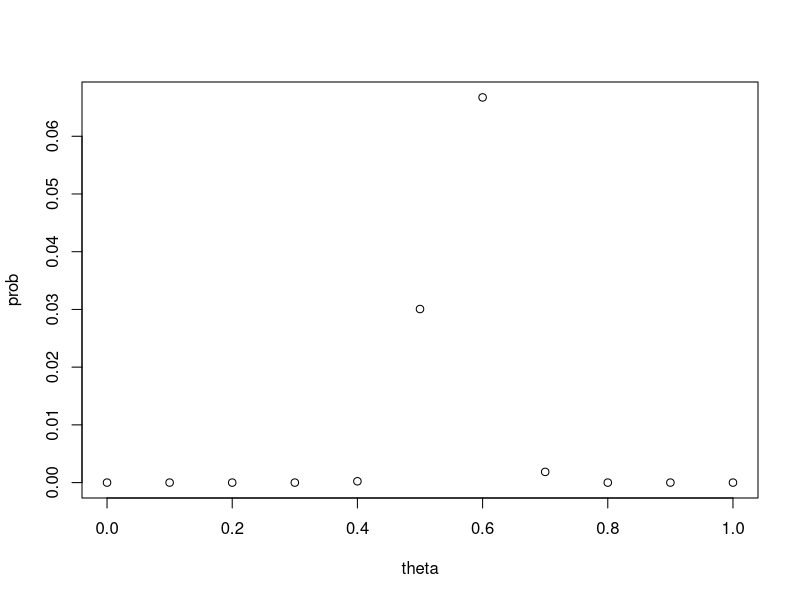
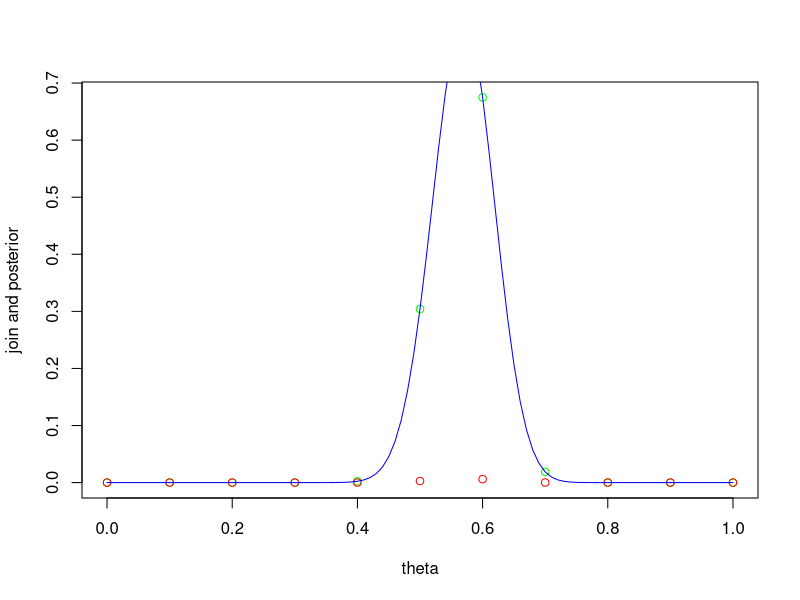
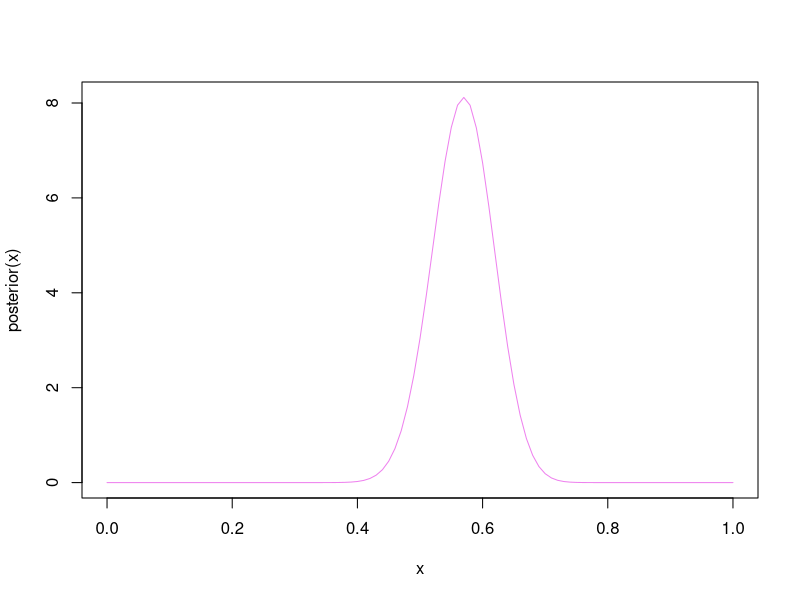
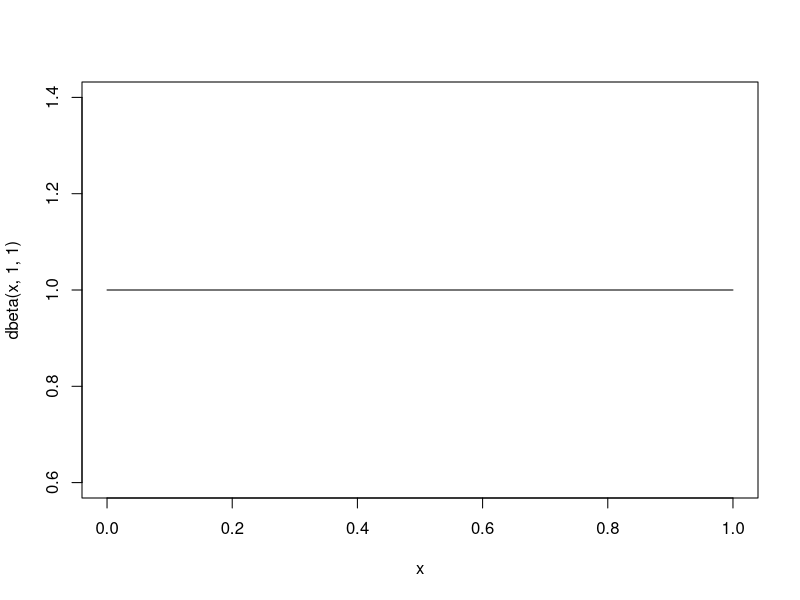
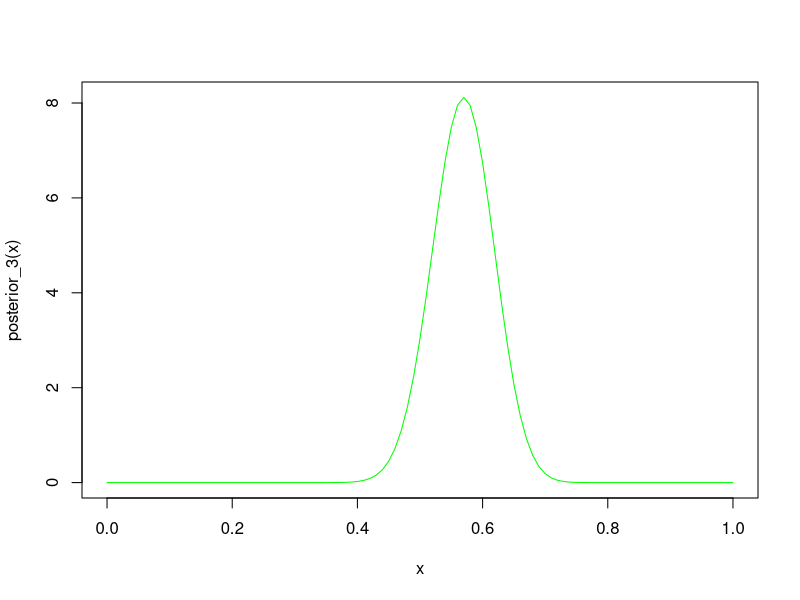
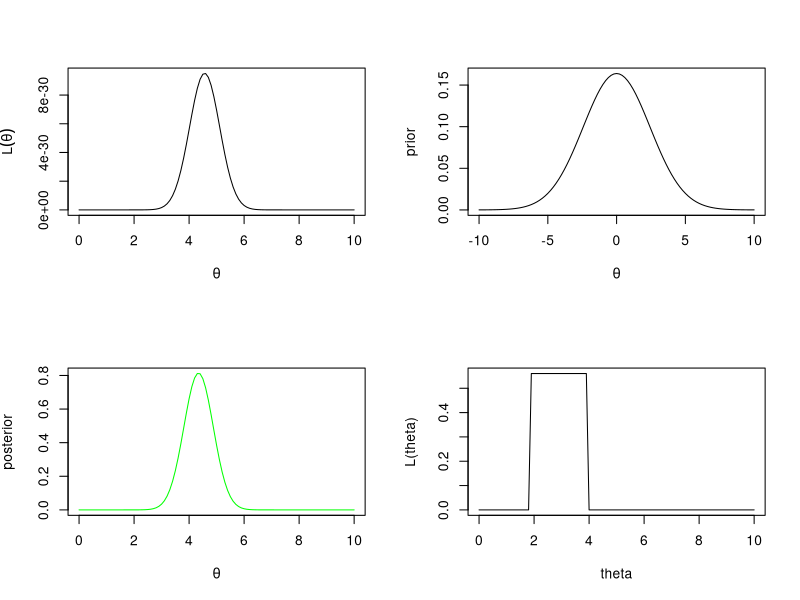
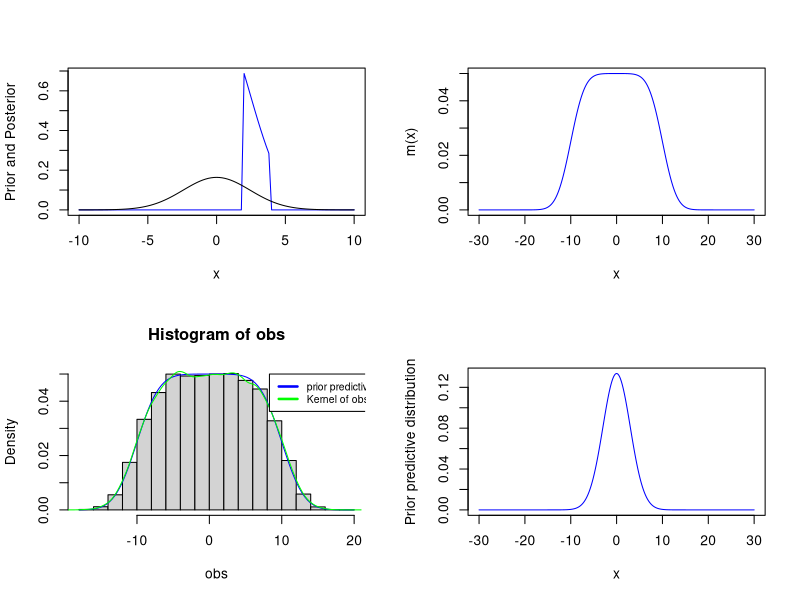

R code for these plots, in order:
## ---- chunk 1
knitr::opts_chunk$set(echo = TRUE, out.width='500px', dpi=200, fig.height = 4)
## ---- chunk 2
theta <- seq(0,1,0.1)
prob_Z.equal.57 <- dbinom(57 ,100, theta)
plot(theta, prob_Z.equal.57, xlab = 'theta' , ylab = 'prob')
## ---- chunk 3
prior <- function(t)  1/11 *(t < 1 & t >0)
L <-  function(t) dbinom(57,100,t)
m <- function(all.theta){
  su <- 0
  for(t in all.theta){
    su <- su + prior(t)*L(t)
  }
  return(su)
}
jn <- function(t) prior(t)*L(t)
posterior <- function(t) prior(t)*L(t)/m(all.theta = theta)
plot(theta ,posterior(theta),type = 'p', col ='green', ylab='join and posterior')
lines(theta ,jn(theta),type = 'p', col ='red')
curve(posterior(x), add = T, col='blue')

## ---- chunk 4
prior <- function(t) dunif(t)*(t>0 & t<1 )
L <-  function(t) dbinom(57,100,t)
joint <- function(t) L(t)*prior(t)
m <- integrate(joint,0,1)

posterior <- function(t) prior(t)*L(t)/m$value
curve(posterior, col = 'violet')

## ---- chunk 5
curve(dbeta(x,1,1))
## ---- chunk 6
prior <- function(t) dbeta(t,1,1)
L <-  function(t) dbinom(57,100,t)
joint <- function(t) L(t)*prior(t)
m <- integrate(joint,0,1)

posterior_3 <- function(t) prior(t)*L(t)/m$value
curve(posterior_3, col = 'green')
## ---- chunk 7
qnorm(0.02)
## ---- chunk 8
par(mfrow = c(2,2))
X.bar <- c(-1.25, 8.77, 1.18, 10.66, 11.81, -6.09, 3.56, 10.85, 4.03, 2.13)

L1 <- function(thet){
  prod=1
  for(x in X.bar){
    prod = prod*dnorm(x, mean=thet, sd=sqrt(3))
  }
  return(prod)
}

#int.1 <- integrate(L1,-Inf,Inf)
#prob1<-function(x) L1(x)/int.1$value
curve(L1, xlab = expression(theta), ylab = expression(L(theta)), from = 0, to = 10)

pr <- function(thet) dnorm(thet, 0, (-5/qnorm(0.02)))
curve(pr, ylab = 'prior', xlab=expression(theta), from = -10, to = 10)

jnt1 <- function(t) L1(t)*pr(t)
m1.x_bar <- integrate(jnt1, -Inf, Inf)
post1 <- function(t) jnt1(t)/m1.x_bar$value

curve(post1, from = 0, to = 10, ylab = expression(posterior), 
      xlab = expression(theta), col='green')
## ---- chunk 9
nu = 0.1687154
w = nu/(nu+ 10/3)
mu = (1-w)*mean(X.bar)
nu.tet = nu + 10/3 
sig= sqrt(1/nu.tet)
z = qnorm(0.02)
cat('mean =',mu,'\n')
c(lower = mu + z*sig, upper= mu - z*sig)

## ---- chunk 10
theta.min <- max(X.bar) - 10
theta.max = min(X.bar) + 10
c(min = theta.min, max = theta.max)
## ---- chunk 11
X.bar <- c(-1.25, 8.77, 1.18, 10.66, 11.81, -6.09, 3.56, 10.85, 4.03, 2.13)

L2 <- function(thet){
  prod=1
  for(x in X.bar){
    prod = 1/12*prod*(x>=thet-10 & x<=thet+10)
  }
  return(prod)
}

int2 <- integrate(L2,-Inf,Inf)
prob2 <- function(x) L2(x)/int2$value
curve(prob2, xlab = 'theta', ylab = 'L(theta)', from = 0, to = 10)
## ---- chunk 12
pr <- function(thet) dnorm(thet, 0, (-5/qnorm(0.02)))


jnt2 <- function(t) L2(t)*pr(t)
m2.x_bar <- integrate(jnt2, -Inf, Inf)
post2 <- function(t) jnt2(t)/m2.x_bar$value
curve(post2, from = -10, to = 10, col='blue',ylab = 'Prior and Posterior')
curve(pr, ylab = 'prior', xlab='theta', add = T)
## ---- chunk 13
mean.int <- function(x) x*post2(x)
E <- integrate(mean.int, -Inf, Inf)
E
## ---- chunk 14
x <- seq(-30,30,0.1)
marginal <- function(x) 1/20*(pnorm((x+10)*sqrt(nu)) - pnorm((x-10)*sqrt(nu)))

x.prob <- marginal(x)
plot(x,x.prob, type= 'l', col='blue',ylab='m(x)')

## ---- chunk 15
marginal <- function(x) 1/20*(pnorm((x+10)*sqrt(nu)) - pnorm((x-10)*sqrt(nu)))
obs <- c()
for(i in 1:100000){
  y <- runif(1,-20,20)
  z <- rbinom(1,1,marginal(y)/0.06)
  if(z==1){
    obs=c(obs,y)
  }
} 
hist(obs, probability = T, breaks = 20)
curve(marginal(x), type= 'l',add = T, col='blue')
d <- density(obs)
lines(d,type= 'l', col='green')
legend(8.3,0.05,c('prior predictive','Kernel of obs'), lty = c(1,1),
       col=c('blue','green'), lwd = c(2.5,2.5),cex = 0.75)
## ---- chunk 16
plot(x, dnorm(x,sd=sqrt(8.927)),type = 'l',col='blue',ylab = 'Prior predictive distribution')
## ---- chunk 17
bayes.factor <- m1.x_bar$value/m2.x_bar$value
bayes.factor
## ---- chunk 18
cat(paste0("This homework will be graded and it will be part of your final evaluation \n\n "))
cat(paste("Last update by LT:",date()))
